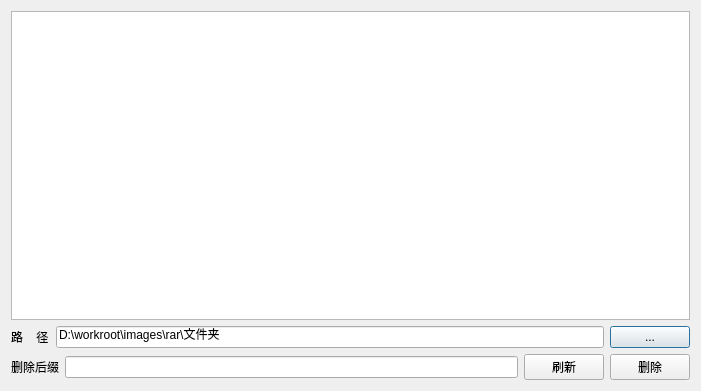
<?xml version="1.0" encoding="UTF-8"?>
<ui version="4.0">
 <class>ZDeleteFileDlg</class>
 <widget class="QDialog" name="ZDeleteFileDlg">
  <property name="geometry">
   <rect>
    <x>0</x>
    <y>0</y>
    <width>701</width>
    <height>391</height>
   </rect>
  </property>
  <property name="windowTitle">
   <string>Dialog</string>
  </property>
  <layout class="QVBoxLayout" name="verticalLayout">
   <item>
    <widget class="QTableView" name="tableView"/>
   </item>
   <item>
    <layout class="QHBoxLayout" name="horizontalLayout">
     <item>
      <widget class="QLabel" name="label">
       <property name="text">
        <string>路    径</string>
       </property>
      </widget>
     </item>
     <item>
      <widget class="QLineEdit" name="lineEdit_path">
       <property name="text">
        <string>D:\workroot\images\rar\文件夹</string>
       </property>
      </widget>
     </item>
     <item>
      <widget class="QPushButton" name="btn_path">
       <property name="text">
        <string>...</string>
       </property>
      </widget>
     </item>
    </layout>
   </item>
   <item>
    <layout class="QHBoxLayout" name="horizontalLayout_3">
     <item>
      <widget class="QLabel" name="label_4">
       <property name="text">
        <string>删除后缀</string>
       </property>
      </widget>
     </item>
     <item>
      <widget class="QLineEdit" name="lineEdit_del_filters"/>
     </item>
     <item>
      <widget class="QPushButton" name="btn_update">
       <property name="text">
        <string>刷新</string>
       </property>
      </widget>
     </item>
     <item>
      <widget class="QPushButton" name="btn_delete">
       <property name="text">
        <string>删除</string>
       </property>
      </widget>
     </item>
    </layout>
   </item>
  </layout>
 </widget>
 <resources/>
 <connections/>
</ui>
